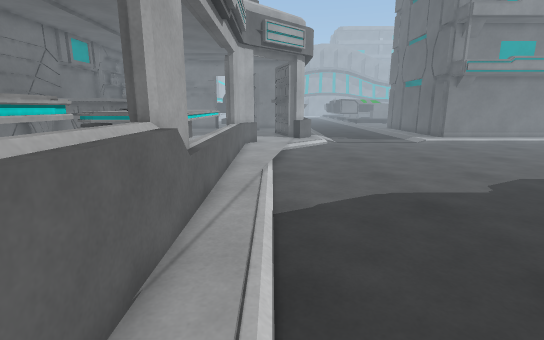
[1] (above)

21 first-person views from a walk through a scene from a Unity 3-D project. The camera is 1.3 m above the floor, tilts 12° down and sees 85° across. The floor is counted in squares, 0.5 m on a side. Each view is taken from the middle of a square. On the plan, view 1 faces up. The plan holds only what a view shows up to about 19 squares ahead; the rest is blank. The place goes on beyond the plan. Surface patterns are stand-ins for the level's own textures.

[2]
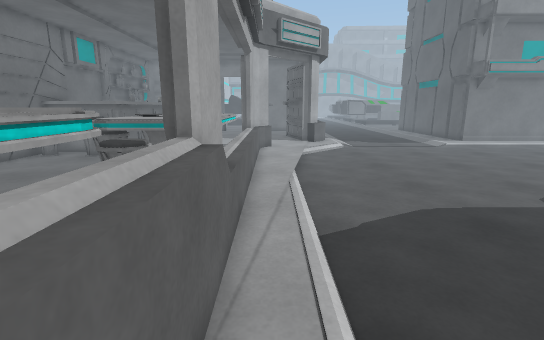

[3]
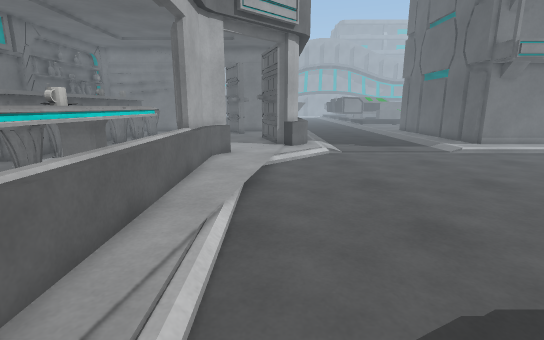

[4]
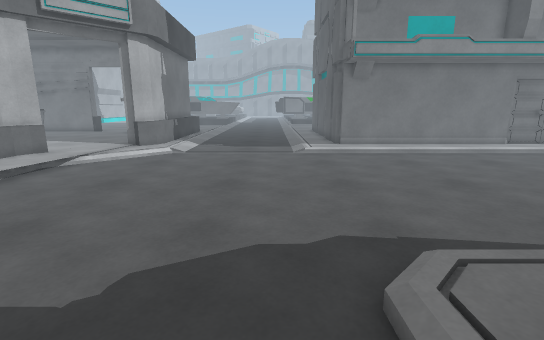

[5]
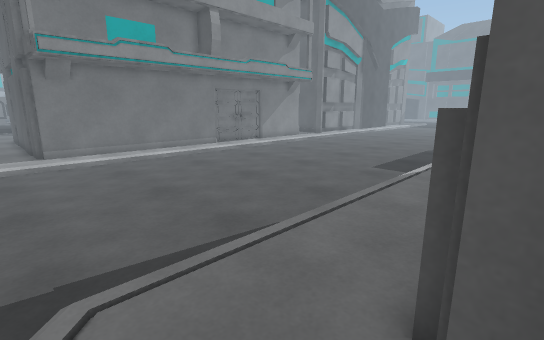

[6]
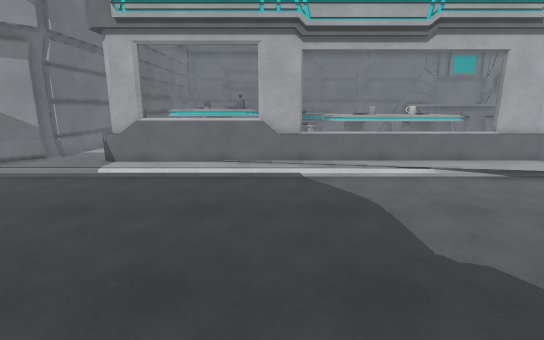

[7]
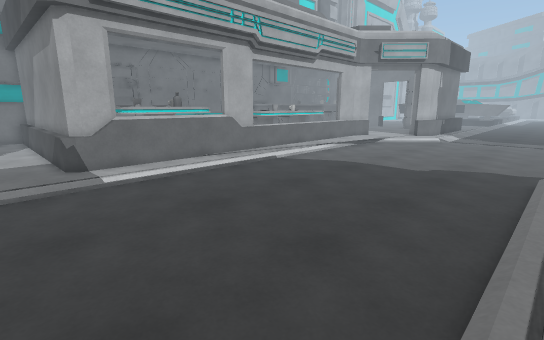

[8]
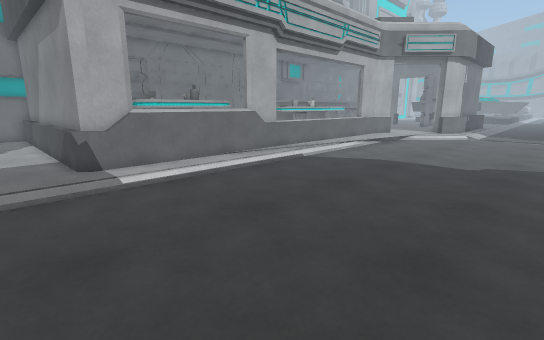

[9]
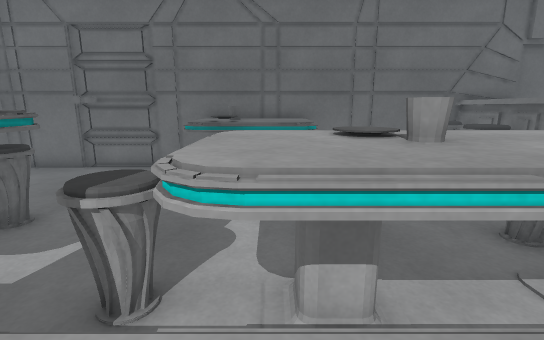

[10]
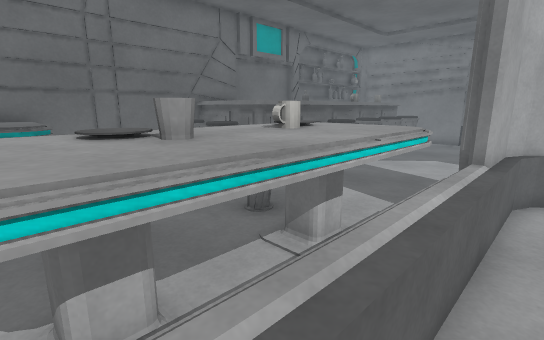

[11]
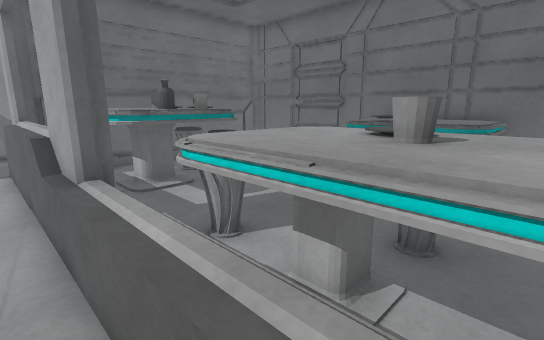

[12]
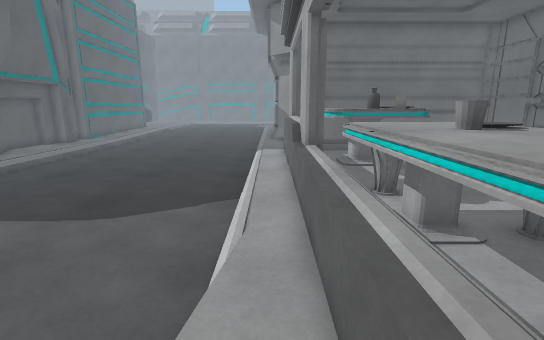

[13]
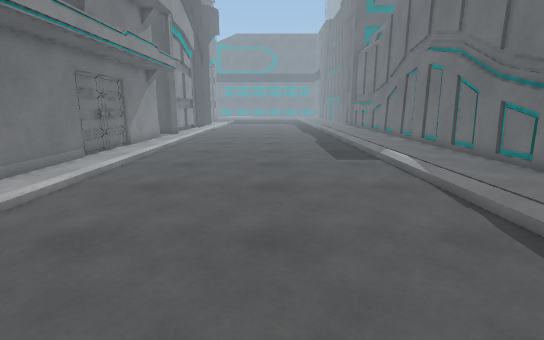

[14]
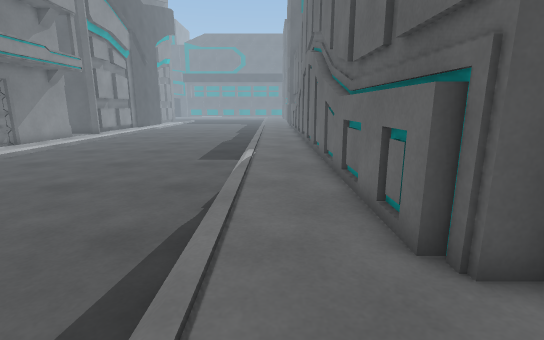

[15]
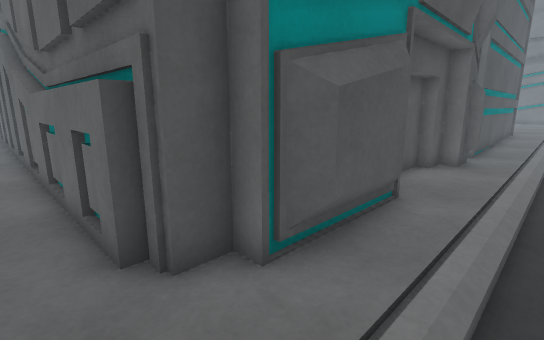

[16]
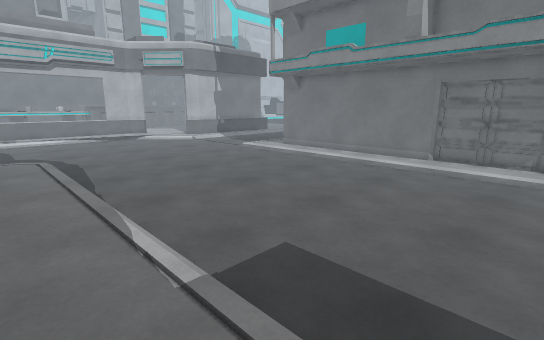

[17]
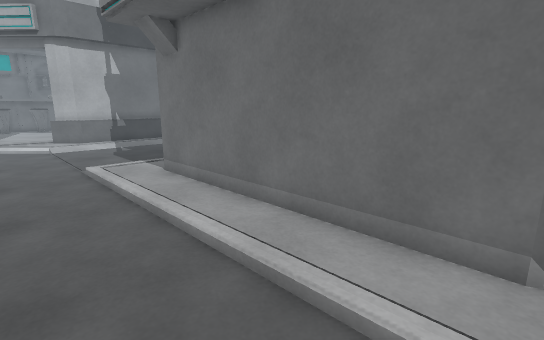

[18]
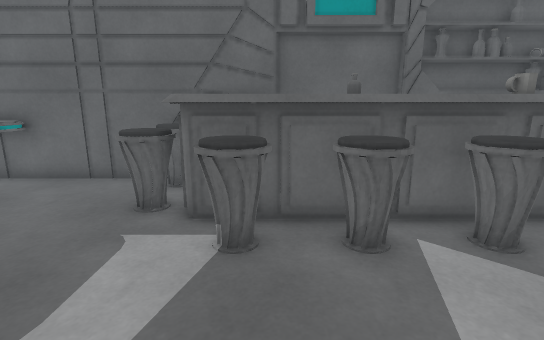

[19]
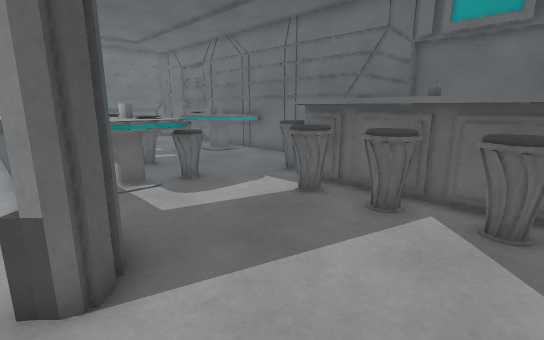

[20]
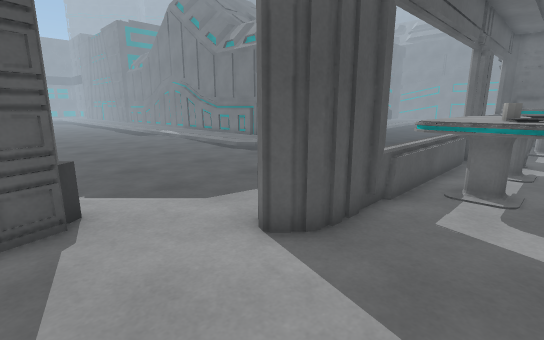

[21]
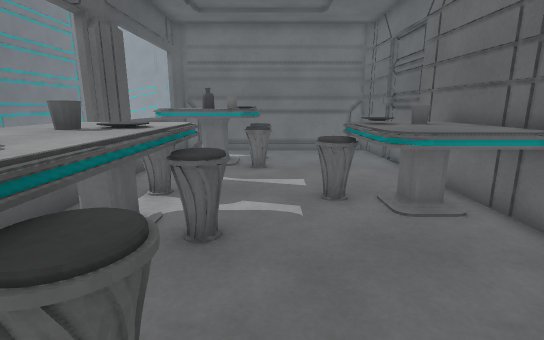

### Floor plan
Key: @ floor where view 1 was taken; # wall or solid block; . main floor; : floor 0.25 m higher than the main floor; / step, stairs or slope; = window, fence, low wall or low ledge; ^ raised ledge.
Columns run from 16 left of view 1 to 30 right of it. Each row starts with its distance up from view 1.
 25   #   ^^^........##^..........#################
 24   #   ^^^........##=...........................
 23   #   ^^..........=./.......///////////////////
 22   #  ^^^^........../...........................
 21   #   ^^^.....##../............................
 20   ^   ^^^.....##./.............................
 19   ^   ^^^....##../.............................
 18   ^^^^^^.....##../.............................
 17   #^.^^.......^................................
 16   #^.^=..=^^^^^................................
 15   #......^^^^^^./..............................
 14   #.......^^^^^./..............................
 13   #.......^^^^^./..............................
 12   #......=^^^^^./..............................
 11   #^^^^..^^^^^^./..............................
 10   #^^^^...^^^^^./.........../::::::::::::::::::
  9   #^^^^=..^^^^^./............::::::::::::::::::
  8   #^^^^=...^^=^./............::::::::::::::::::
  7   # ^^.....==##./............::################
  6   #..........##./............:###
  5   #......^^^^^^./............:#
  4   #.....^^^^^^^./............##
  3   #......^^^^^^./............##
  2   #.....^^^^ ^^./............##
  1   #.. ..=^  ^^^./............:#
  0   #.  ....^^^ ^.@............:#
 -1   #############./............:#
 -2 ###############./............:#
 -3 #==============./............:#
 -4 #.............../......... ..:#
 -5           ....../........ ...##

Positions as (right, up) in squares from view 1, and headings:
1: (0, 0), facing up
2: (-1, 1), facing up
3: (1, 6), facing up
4: (10, 6), facing up
5: (12, 6), facing up-right
6: (13, 6), facing left
7: (12, -5), facing up-left
8: (10, -5), facing up-left
9: (-1, 10), facing left
10: (-1, 10), facing up-left
11: (-1, 13), facing down-left
12: (-1, 17), facing down
13: (11, 16), facing right
14: (11, 9), facing right
15: (11, 8), facing down-right
16: (30, 8), facing up-left
17: (25, 20), facing up-left
18: (-3, 20), facing left
19: (-1, 25), facing down-left
20: (-6, 25), facing down-right
21: (-8, 17), facing down
